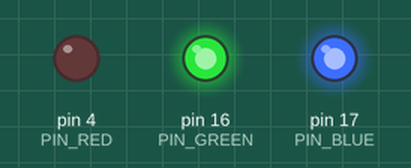
A sketch run on a simulated Arduino Uno, built with avr-gcc and run on an emulated ATmega328P. On the bench: output pins drawn as LEDs (lit = HIGH). What the sketch prints to the serial monitor is not drawn.

Above: at 1.5 s.
At 2.5 s:
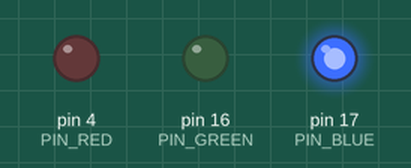
At 3.5 s:
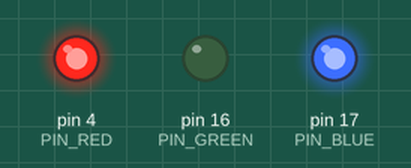
At 4.5 s:
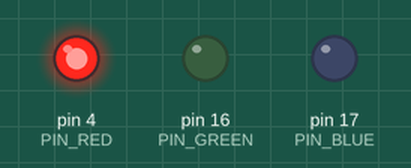
At 5.5 s:
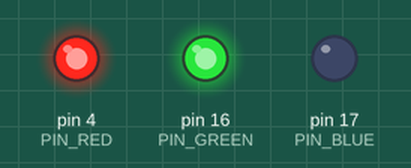
At 6.5 s:
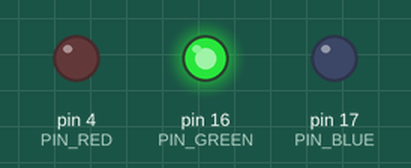
Timing chart, 0 to 8.8 s (numbered marks = the images above):
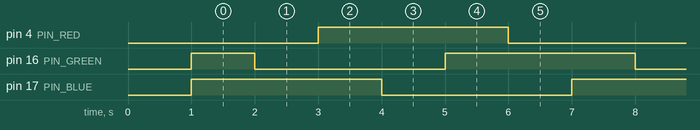

The sketch:

Blink.ino
```cpp
//----------------------------------------------------------------------
// Blink
// =====
// Demonstrate how to flash the LEDs on the CYD
//----------------------------------------------------------------------

#define PIN_RED    4
#define PIN_GREEN 16
#define PIN_BLUE  17
#define LED_ON   LOW
#define LED_OFF HIGH

void setup() {
  // Configure the serial connection
  Serial.begin(115200);
  delay(1000);
  Serial.println("Blink started");

  pinMode(PIN_RED,   OUTPUT);
  pinMode(PIN_GREEN, OUTPUT);
  pinMode(PIN_BLUE,  OUTPUT);

  digitalWrite(PIN_RED,   LED_OFF);
  digitalWrite(PIN_GREEN, LED_OFF);
  digitalWrite(PIN_BLUE,  LED_OFF);
}

void loop() {
  Serial.println("Flash!");

  digitalWrite(PIN_RED, LED_ON);
  delay(1000);

  digitalWrite(PIN_GREEN, LED_ON);
  delay(1000);

  digitalWrite(PIN_RED, LED_OFF);
  delay(1000);

  digitalWrite(PIN_BLUE, LED_ON);
  delay(1000);

  digitalWrite(PIN_GREEN, LED_OFF);
  delay(1000);

  digitalWrite(PIN_RED, LED_ON);
  delay(1000);

  digitalWrite(PIN_BLUE, LED_OFF);
}
```

Measured:
- by itself, pin 4 (PIN_RED), pin 16 (PIN_GREEN), pin 17 (PIN_BLUE): alternates HIGH for 3.0 s and LOW for 3.0 s
- by itself, everything shown: repeats every 6.0 s, in 6 steps
